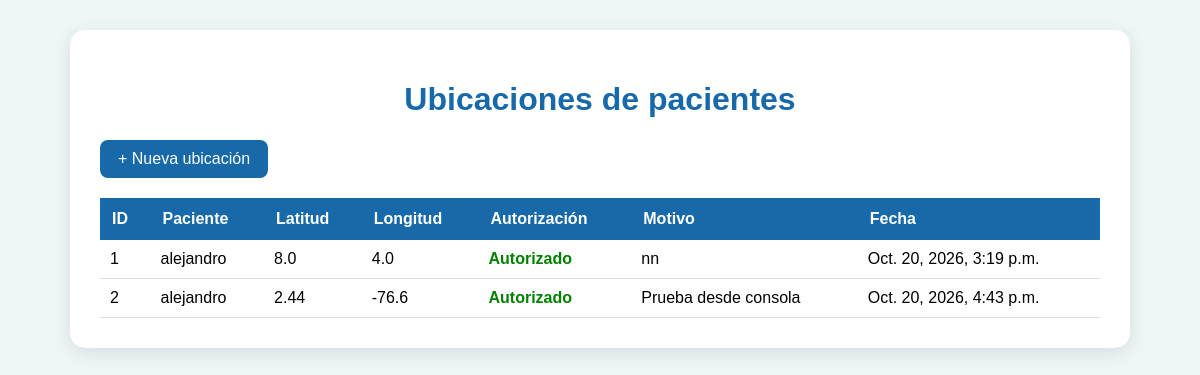
Screenshot of /ubicaciones/ with the database file from the repository.
### app_Alejandro_07/models.py (models this page shows)
class UbicacionPaciente(models.Model):
    paciente = models.ForeignKey(User, on_delete=models.CASCADE, related_name="ubicaciones")
    latitud = models.FloatField()
    longitud = models.FloatField()
    autorizacion = models.BooleanField(default=False)
    motivo = models.CharField(max_length=255, blank=True, null=True)
    fecha_ubicacion = models.DateTimeField(auto_now_add=True)

### app_Alejandro_07/views.py (the view)
# urls.py: path('ubicaciones/', views.listar_ubicaciones, name='listar_ubicaciones'),
def listar_ubicaciones(request):
    ubicaciones = UbicacionPaciente.objects.all()
    return render(
        request,
        "Alejandro_07/listar_ubicaciones.html",
        {
            "ubicaciones": ubicaciones
        }
    )

### app_Alejandro_07/templates/Alejandro_07/listar_ubicaciones.html (shortened to what this page needs)
<!DOCTYPE html>
<html lang="es">
<head>
</head>
<body>
<div class="contenedor">
    <h1>Ubicaciones de pacientes</h1>
    <a href="{% url 'registrar_ubicacion' %}" class="boton">
        + Nueva ubicación
    </a>
    <div class="tabla-contenedor">
        <table>
            <thead>
                <tr>
                    <th>ID</th>
                    <th>Paciente</th>
                    <th>Latitud</th>
                    <th>Longitud</th>
                    <th>Autorización</th>
                    <th>Motivo</th>
                    <th>Fecha</th>
                </tr>
            </thead>
            <tbody>
                {% for ubicacion in ubicaciones %}
                <tr>
                    <td>{{ ubicacion.id }}</td>
                    <td>{{ ubicacion.paciente }}</td>
                    <td>{{ ubicacion.latitud }}</td>
                    <td>{{ ubicacion.longitud }}</td>
                    <td>
                        {% if ubicacion.autorizacion %}
                            <span class="autorizado">Autorizado</span>
                        {% else %}
                            <span class="no-autorizado">No autorizado</span>
                        {% endif %}
                    </td>
                    <td>{{ ubicacion.motivo }}</td>
                    <td>{{ ubicacion.fecha_ubicacion }}</td>
                </tr>
                {% empty %}
                <tr>
                    <td colspan="7" class="sin-datos">
                        No hay ubicaciones registradas.
                    </td>
                </tr>
                {% endfor %}
            </tbody>
        </table>
    </div>
</div>
</body>
</html>

### app_Alejandro_07/templates/Alejandro_07/listar_ubicaciones.html (style rules this page uses)
body { font-family: Arial, sans-serif; background: #eef6f7; margin: 0; padding: 30px; }
.contenedor { max-width: 1000px; margin: auto; background: white; padding: 30px; border-radius: 15px; box-shadow: 0 5px 20px rgba(0,0,0,0.1); }
h1 { text-align: center; color: #1769aa; }
.boton { display: inline-block; padding: 10px 18px; background: #1769aa; color: white; text-decoration: none; border-radius: 8px; margin-bottom: 20px; }
.tabla-contenedor { overflow-x: auto; }
table { width: 100%; border-collapse: collapse; }
th { background: #1769aa; color: white; padding: 12px; text-align: left; }
td { padding: 10px; border-bottom: 1px solid #ddd; }
.autorizado { color: green; font-weight: bold; }

### rows the page displays
UbicacionPaciente: id "1", paciente "alejandro", latitud "8.0", longitud "4.0", autorizacion "Autorizado", motivo "nn", fecha_ubicacion "Oct. 20, 2026, 3:19 p.m."
UbicacionPaciente: id "2", paciente "alejandro", latitud "2.44", longitud "-76.6", autorizacion "Autorizado", motivo "Prueba desde consola", fecha_ubicacion "Oct. 20, 2026, 4:43 p.m."
